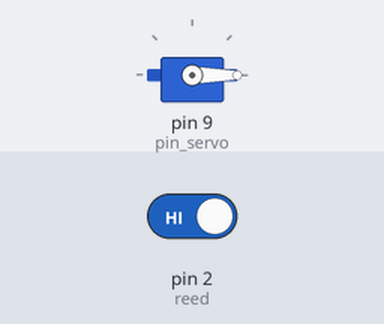
Bench run of a sketch on a simulated Arduino Uno, built with avr-gcc and run on an emulated ATmega328P. Shown: servo. The inputs (shaded band) are chosen by the test bench; at power-on: pin 2 (reed) HIGH.

Above: at 4.2 s.
4.3 s: pin 2 (reed) driven LOW
At 4.9 s:
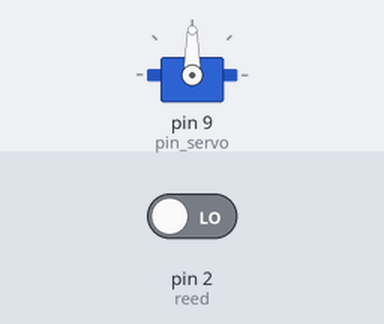
Timing chart, 0 to 7.5 s (numbered marks = the images above; inputs shaded):
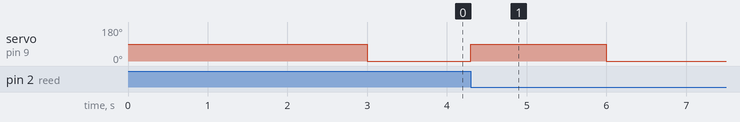

Measured:
- after the input at 4.3 s, servo on pin 9 (pin_servo): 0° → 90° at once, → 0° 1.7 s later

The sketch:

TP4EJ3.ino
```cpp
/* 3. Necesitamos controlar el mecanismo para abrir una puerta, las tarjetas de identificación de los empleados
 de una oficina son magnéticas, cuando un reed switch detecta una de estas tarjetas debe mover un servo en 90 grados
 para destrabar la puerta (luego de unos segundo vuelva el servo a su posición original para simular que la puerta se cerró).*/

#include "Servo.h"

#define pin_servo 9
#define reed 2

Servo servoMotor;

void setup() {
   Serial.begin(9600);
   pinMode(reed, INPUT);//reed switch
   servoMotor.attach(pin_servo);
   attachInterrupt(digitalPinToInterrupt(reed), abrirpuerta, FALLING);
}

void loop(){
   delay(3000);
   servoMotor.write(0);
   interrupts();
}

void abrirpuerta(){
  servoMotor.write(90);
  noInterrupts();
}
```
